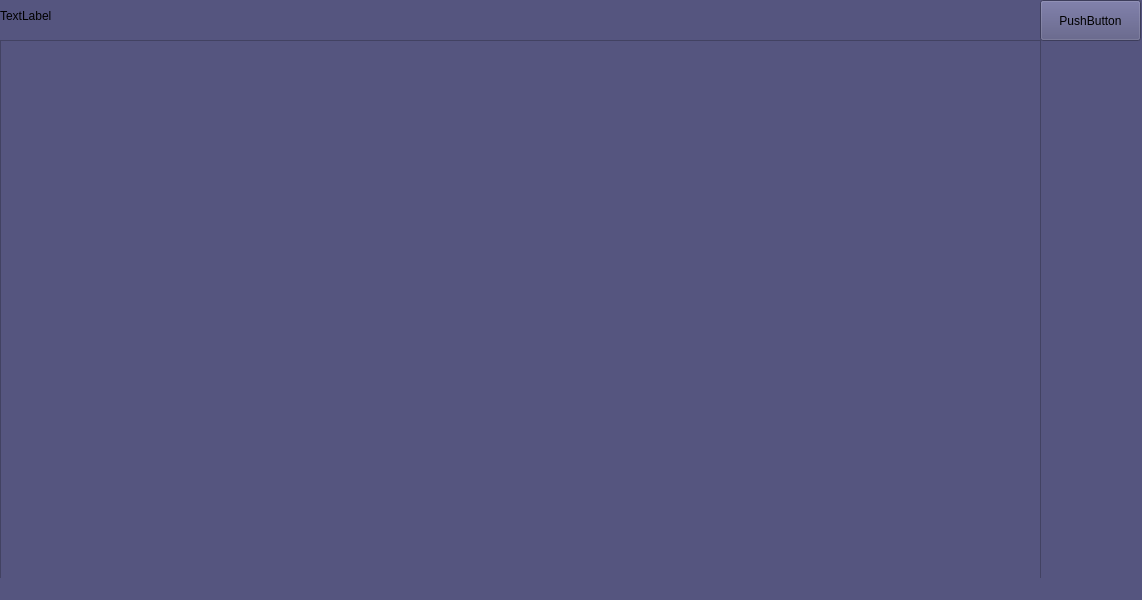
<?xml version="1.0" encoding="UTF-8"?>
<ui version="4.0">
 <class>MainWindow</class>
 <widget class="QMainWindow" name="MainWindow">
  <property name="geometry">
   <rect>
    <x>0</x>
    <y>0</y>
    <width>1142</width>
    <height>600</height>
   </rect>
  </property>
  <property name="windowTitle">
   <string>WiFi</string>
  </property>
  <property name="autoFillBackground">
   <bool>false</bool>
  </property>
  <property name="styleSheet">
   <string notr="true">background-color: rgb(85, 85, 127);</string>
  </property>
  <widget class="QWidget" name="centralwidget">
   <widget class="QLabel" name="label">
    <property name="geometry">
     <rect>
      <x>0</x>
      <y>0</y>
      <width>831</width>
      <height>31</height>
     </rect>
    </property>
    <property name="styleSheet">
     <string notr="true">font: 11pt &quot;Sans Serif&quot;;
color: rgb(0, 0, 0);</string>
    </property>
    <property name="text">
     <string>TextLabel</string>
    </property>
   </widget>
   <widget class="QPushButton" name="pushButton">
    <property name="geometry">
     <rect>
      <x>1040</x>
      <y>0</y>
      <width>101</width>
      <height>41</height>
     </rect>
    </property>
    <property name="text">
     <string>PushButton</string>
    </property>
   </widget>
   <widget class="QScrollArea" name="scrollArea">
    <property name="geometry">
     <rect>
      <x>0</x>
      <y>40</y>
      <width>1041</width>
      <height>541</height>
     </rect>
    </property>
    <property name="widgetResizable">
     <bool>true</bool>
    </property>
    <widget class="QWidget" name="scrollAreaWidgetContents">
     <property name="geometry">
      <rect>
       <x>0</x>
       <y>0</y>
       <width>1039</width>
       <height>539</height>
      </rect>
     </property>
    </widget>
   </widget>
  </widget>
  <widget class="QStatusBar" name="statusbar"/>
 </widget>
 <resources/>
 <connections/>
</ui>
